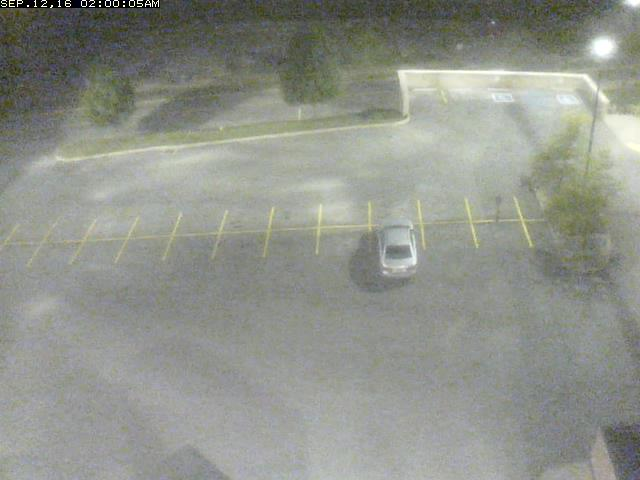
#> input picture ParkingSpacePicker/cat.jpg, 640 x 480 px
$ python asphalt.py --image cat.jpg
#> lines starting #> are read from the running program, lines starting #| are printed output that depends on the picture
import numpy as np
import argparse
import cv2

# construct the argument parse and parse the arguments
ap = argparse.ArgumentParser()
ap.add_argument("-i", "--image", help = "path to the image")
args = vars(ap.parse_args())

# load the image
image = cv2.imread(args["image"])
#> image is the input picture: shape (480, 640, 3); mean B, G, R 138.8, 146.8, 143.8

# define the list of boundries
# BGR values for top and bottom boundries for colors
# red, blue, yellow, gray, in that order
boundries = [
    ([17, 15,100], [50, 56, 200]),
    ([86, 31, 4], [220, 88, 50]),
    ([25, 146, 190], [62, 174, 250]),
    ([103, 86, 65], [145, 133, 128]),
    ([195, 195, 195], [205, 205, 205]),
    ([100, 100, 100], [130, 130, 130])
]

# loop over the boundries
for (lower, upper) in boundries:
    # create NumPy arrays from the boundries
    lower = np.array(lower, dtype = "uint8")
    upper = np.array(upper, dtype = "uint8")

    # find the colors within the specified boundries and apply
    # the mask
    mask = cv2.inRange(image, lower, upper)
    output = cv2.bitwise_and(image, image, mask = mask)

    cv2.imshow("images", np.hstack([image, output]))
    cv2.waitKey(0)
#> this loop made 6 passes
#> pass 1, `cv2.imshow("images", np.hstack([image, output]))`:
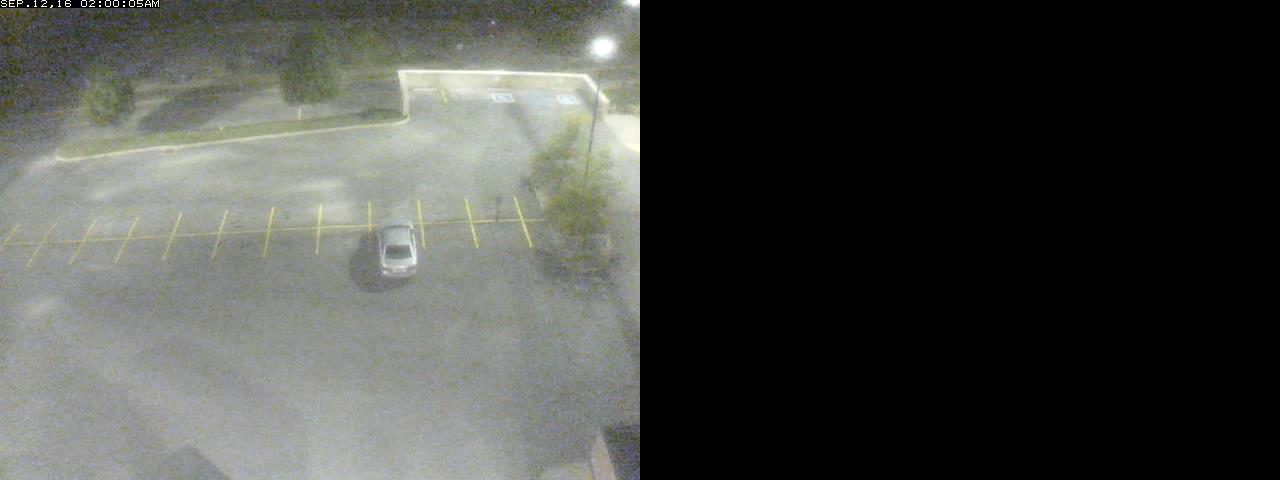
#> window 'images': shape (480, 1280, 3); mean B, G, R 69.4, 73.4, 71.9

$ run again, on ParkingSpacePicker/dog.jpg
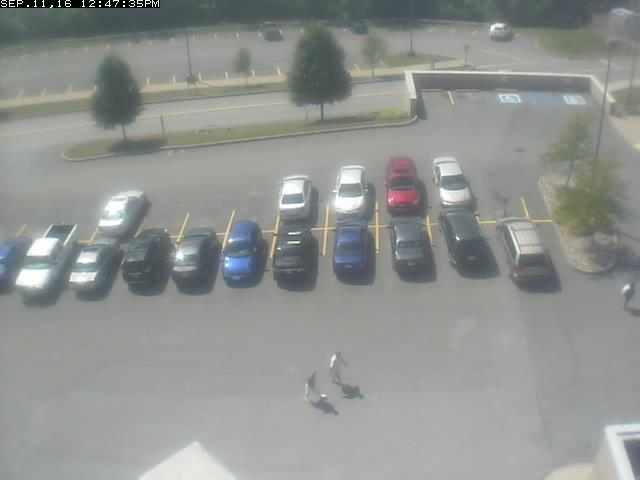
#> input picture ParkingSpacePicker/dog.jpg, 640 x 480 px
#> image is the input picture: shape (480, 640, 3); mean B, G, R 144.6, 147.8, 144.4
#> the loop `for (lower, upper) in boundries:` made 6 passes
#> pass 1, `cv2.imshow("images", np.hstack([image, output]))`:
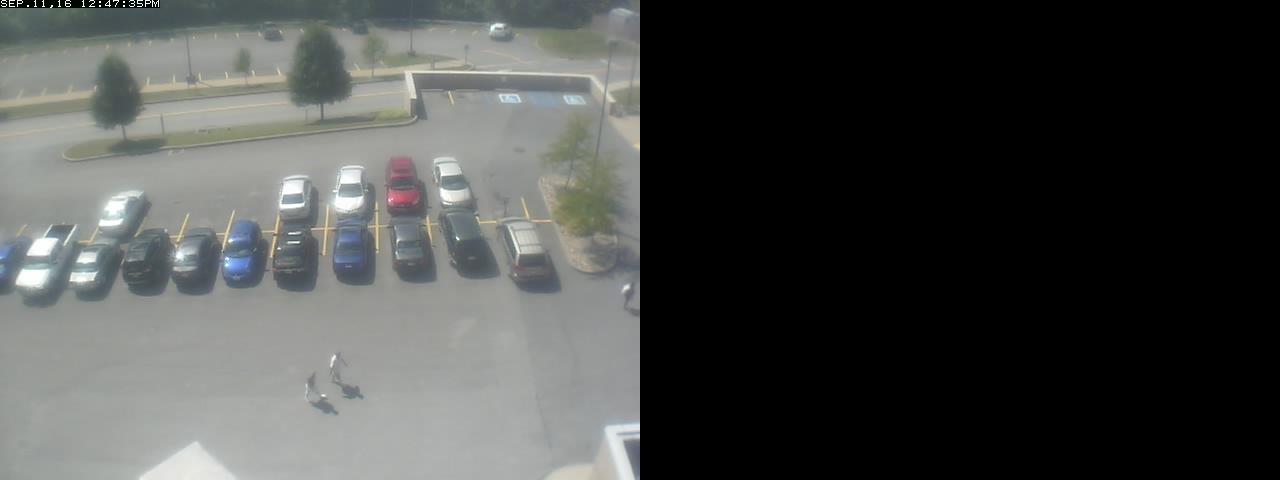
#> window 'images': shape (480, 1280, 3); mean B, G, R 72.3, 73.9, 72.2

$ run again, on ParkingSpacePicker/horse.jpg
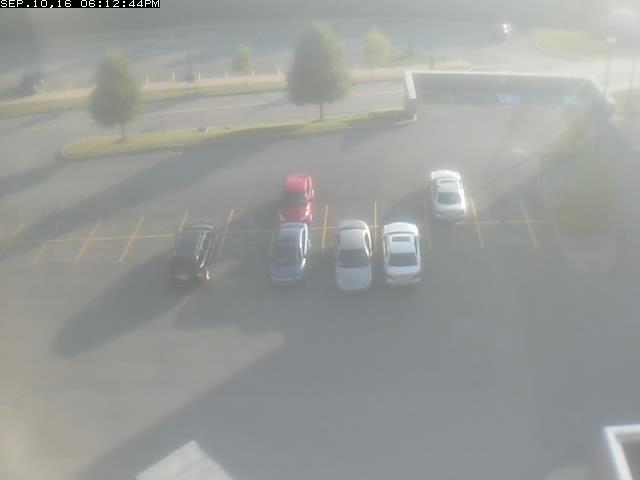
#> input picture ParkingSpacePicker/horse.jpg, 640 x 480 px
#> image is the input picture: shape (480, 640, 3); mean B, G, R 154.4, 157, 154.5
#> the loop `for (lower, upper) in boundries:` made 6 passes
#> pass 1, `cv2.imshow("images", np.hstack([image, output]))`:
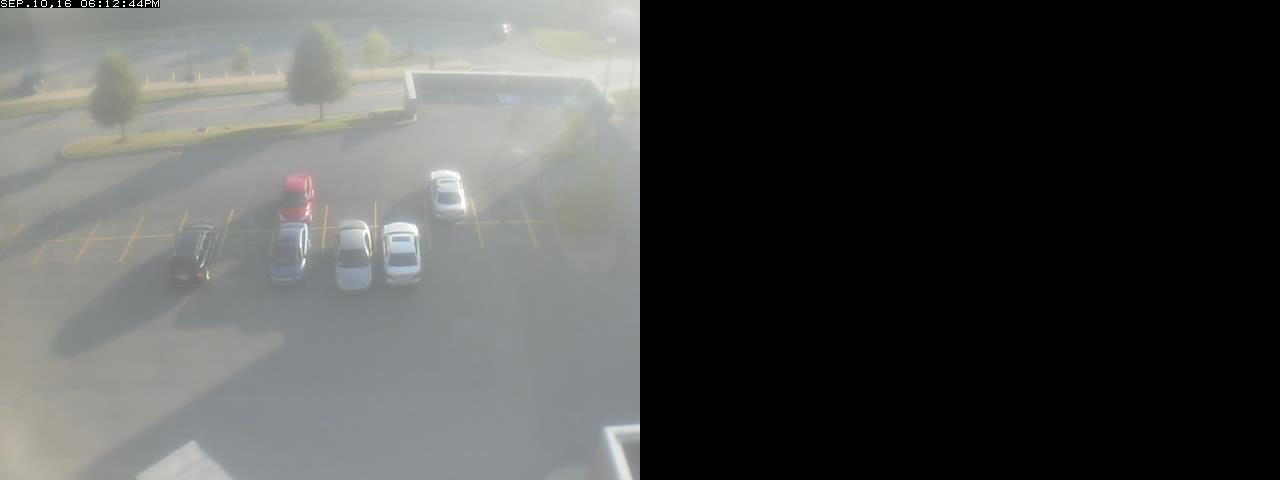
#> window 'images': shape (480, 1280, 3); mean B, G, R 77.2, 78.5, 77.3
